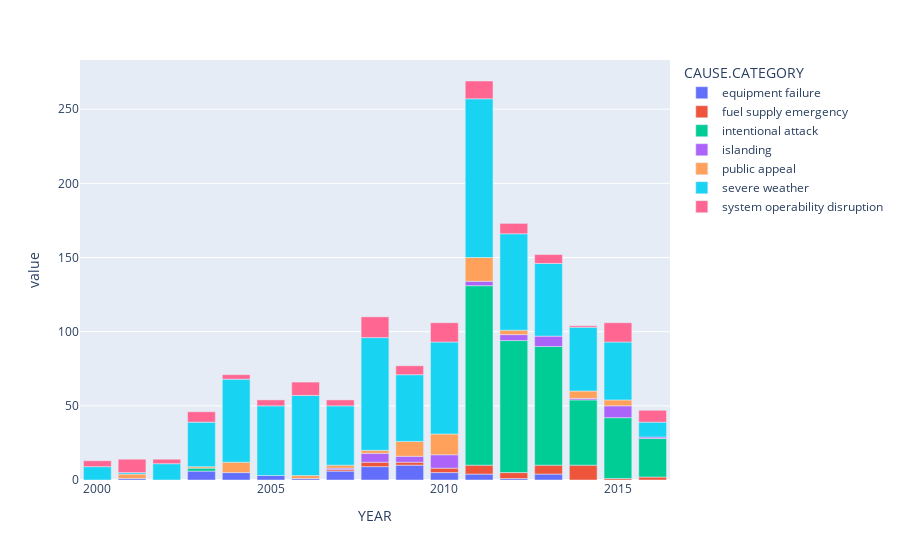

Notebook code cell kept with this figure:
### Markdown cell above
## Univariate Graphes

### Code cell
df_dropped.groupby(['CAUSE.CATEGORY','YEAR']).count()['MONTH'].unstack(level=0).plot(kind='bar')

### Figure 1 — Plotly figure (JSON) as saved in the notebook; plotly's stock layout.template omitted (floating-point values rounded to 4 significant figures)
{"data": [{"alignmentgroup": "True", "hovertemplate": "CAUSE.CATEGORY=equipment failure<br>YEAR=%{x}<br>value=%{y}<extra></extra>", "legendgroup": "equipment failure", "marker": {"color": "#636efa", "pattern": {"shape": ""}}, "name": "equipment failure", "offsetgroup": "equipment failure", "orientation": "v", "showlegend": true, "textposition": "auto", "type": "bar", "x": [2000, 2001, 2002, 2003, 2004, 2005, 2006, 2007, 2008, 2009, 2010, 2011, 2012, 2013, 2014, 2015, 2016], "xaxis": "x", "y": [null, 1, null, 6, 5, 3, 1, 6, 9, 10, 5, 4, 1, 4, null, null, null], "yaxis": "y"}, {"alignmentgroup": "True", "hovertemplate": "CAUSE.CATEGORY=fuel supply emergency<br>YEAR=%{x}<br>value=%{y}<extra></extra>", "legendgroup": "fuel supply emergency", "marker": {"color": "#EF553B", "pattern": {"shape": ""}}, "name": "fuel supply emergency", "offsetgroup": "fuel supply emergency", "orientation": "v", "showlegend": true, "textposition": "auto", "type": "bar", "x": [2000, 2001, 2002, 2003, 2004, 2005, 2006, 2007, 2008, 2009, 2010, 2011, 2012, 2013, 2014, 2015, 2016], "xaxis": "x", "y": [null, null, null, null, null, null, null, 1, 3, 2, 3, 6, 4, 6, 10, 1, 2], "yaxis": "y"}, {"alignmentgroup": "True", "hovertemplate": "CAUSE.CATEGORY=intentional attack<br>YEAR=%{x}<br>value=%{y}<extra></extra>", "legendgroup": "intentional attack", "marker": {"color": "#00cc96", "pattern": {"shape": ""}}, "name": "intentional attack", "offsetgroup": "intentional attack", "orientation": "v", "showlegend": true, "textposition": "auto", "type": "bar", "x": [2000, 2001, 2002, 2003, 2004, 2005, 2006, 2007, 2008, 2009, 2010, 2011, 2012, 2013, 2014, 2015, 2016], "xaxis": "x", "y": [null, null, null, 2, null, null, null, null, null, null, null, 121, 89, 80, 44, 41, 26], "yaxis": "y"}, {"alignmentgroup": "True", "hovertemplate": "CAUSE.CATEGORY=islanding<br>YEAR=%{x}<br>value=%{y}<extra></extra>", "legendgroup": "islanding", "marker": {"color": "#ab63fa", "pattern": {"shape": ""}}, "name": "islanding", "offsetgroup": "islanding", "orientation": "v", "showlegend": true, "textposition": "auto", "type": "bar", "x": [2000, 2001, 2002, 2003, 2004, 2005, 2006, 2007, 2008, 2009, 2010, 2011, 2012, 2013, 2014, 2015, 2016], "xaxis": "x", "y": [null, null, null, null, null, null, null, 1, 6, 4, 9, 3, 4, 7, 1, 8, 1], "yaxis": "y"}, {"alignmentgroup": "True", "hovertemplate": "CAUSE.CATEGORY=public appeal<br>YEAR=%{x}<br>value=%{y}<extra></extra>", "legendgroup": "public appeal", "marker": {"color": "#FFA15A", "pattern": {"shape": ""}}, "name": "public appeal", "offsetgroup": "public appeal", "orientation": "v", "showlegend": true, "textposition": "auto", "type": "bar", "x": [2000, 2001, 2002, 2003, 2004, 2005, 2006, 2007, 2008, 2009, 2010, 2011, 2012, 2013, 2014, 2015, 2016], "xaxis": "x", "y": [null, 3, null, 1, 7, null, 2, 2, 2, 10, 14, 16, 3, null, 5, 4, null], "yaxis": "y"}, {"alignmentgroup": "True", "hovertemplate": "CAUSE.CATEGORY=severe weather<br>YEAR=%{x}<br>value=%{y}<extra></extra>", "legendgroup": "severe weather", "marker": {"color": "#19d3f3", "pattern": {"shape": ""}}, "name": "severe weather", "offsetgroup": "severe weather", "orientation": "v", "showlegend": true, "textposition": "auto", "type": "bar", "x": [2000, 2001, 2002, 2003, 2004, 2005, 2006, 2007, 2008, 2009, 2010, 2011, 2012, 2013, 2014, 2015, 2016], "xaxis": "x", "y": [9, 1, 11, 30, 56, 47, 54, 40, 76, 45, 62, 107, 65, 49, 43, 39, 10], "yaxis": "y"}, {"alignmentgroup": "True", "hovertemplate": "CAUSE.CATEGORY=system operability disruption<br>YEAR=%{x}<br>value=%{y}<extra></extra>", "legendgroup": "system operability disruption", "marker": {"color": "#FF6692", "pattern": {"shape": ""}}, "name": "system operability disruption", "offsetgroup": "system operability disruption", "orientation": "v", "showlegend": true, "textposition": "auto", "type": "bar", "x": [2000, 2001, 2002, 2003, 2004, 2005, 2006, 2007, 2008, 2009, 2010, 2011, 2012, 2013, 2014, 2015, 2016], "xaxis": "x", "y": [4, 9, 3, 7, 3, 4, 9, 4, 14, 6, 13, 12, 7, 6, 1, 13, 8], "yaxis": "y"}], "layout": {"barmode": "relative", "legend": {"title": {"text": "CAUSE.CATEGORY"}, "tracegroupgap": 0}, "margin": {"t": 60}, "xaxis": {"anchor": "y", "domain": [0, 1], "title": {"text": "YEAR"}}, "yaxis": {"anchor": "x", "domain": [0, 1], "title": {"text": "value"}}}}
